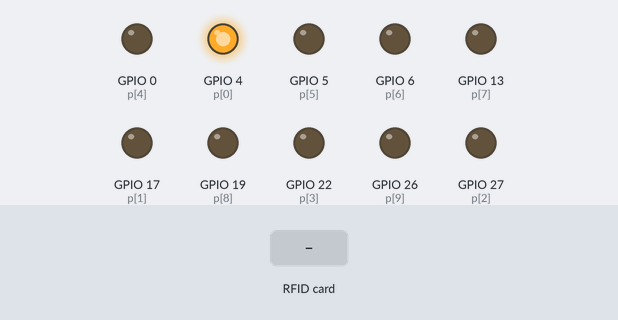
Bench run of a program on a simulated Raspberry Pi (BCM pin numbers). On the bench: output pins drawn as LEDs (lit = HIGH). Inputs (shaded band) come from the test bench. The clock reads 2024-03-15 10:24:30 at power-on unless the program sets it; what the program prints to the terminal is not drawn. At 1.4 s the program stops and its outputs stay as they are.

Above: at 1.2 s.
1.3 s: RFID card 5E 7A 19 C4 held to the reader
At 2.2 s:
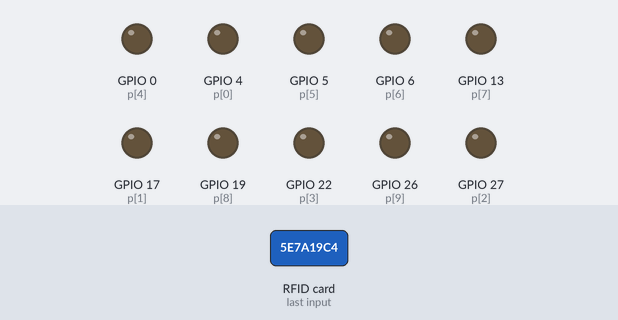
Timing chart, 0 to 2.9 s (numbered marks = the images above; inputs shaded):
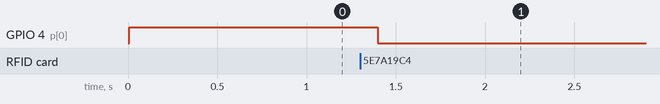

Measured:
- after the input at 1.3 s, GPIO 4 (p[0]): HIGH → LOW after 0.10 s

The program:

diag_hw_cs.py
```python
#!/usr/bin/env python3
"""
Test RC522 using hardware CE0 (Pin 24) + RST GPIO activation.
Usage: sudo python3 diag_hw_cs.py [slot]
  slot = 1-10 (default: 1), controls which RST GPIO to activate
"""
import sys, spidev, time

try:
    import lgpio
except ImportError:
    lgpio = None

SLOT_RST = {1:4, 2:17, 3:27, 4:22, 5:0, 6:5, 7:6, 8:13, 9:19, 10:26}

slot = int(sys.argv[1]) if len(sys.argv) > 1 else 1
rst_pin = SLOT_RST.get(slot)

PASS = "\033[92m[PASS]\033[0m"
FAIL = "\033[91m[FAIL]\033[0m"
INFO = "\033[93m[INFO]\033[0m"

print("=" * 55)
print("  RC522 Test — CE0 (Pin 24) + RST per reader")
print(f"  Slot: {slot}  RST GPIO: {rst_pin}  SPI: /dev/spidev0.0")
print("=" * 55)

# --- Activate RST for the target reader ---
chip = None
if lgpio and rst_pin is not None:
    print(f"\n{INFO} Activating RST: setting all RST LOW, then GPIO{rst_pin} HIGH")
    chip = lgpio.gpiochip_open(0)
    for s, p in SLOT_RST.items():
        try:
            lgpio.gpio_claim_output(chip, p, 0)
        except lgpio.error:
            pass
    lgpio.gpio_write(chip, rst_pin, 1)
    time.sleep(0.05)
    print(f"{PASS} GPIO{rst_pin} = HIGH (reader #{slot} active)")
else:
    print(f"\n{INFO} lgpio not available or invalid slot — RST not controlled")
    print(f"{INFO} Make sure RST is connected to 3.3V manually")

# --- Open SPI ---
spi = spidev.SpiDev()
spi.open(0, 0)
spi.max_speed_hz = 50_000
spi.mode = 0

# Test 1: Read VersionReg (0x37)
print("\n--- Test 1: Read VersionReg ---")
ver = 0
for i in range(3):
    r = spi.xfer2([0xEE, 0x00])
    ver = r[1]
    print(f"  Try {i+1}: xfer2([0xEE, 0x00]) → {[hex(b) for b in r]}  Version=0x{ver:02X}")

if ver == 0x00:
    print(f"\n  {FAIL} Version=0x00 — RC522 ไม่ตอบ")
    print("  สาเหตุที่เป็นไปได้:")
    print("    1. สาย SDA/MOSI/MISO/SCK/GND หลวม")
    print("    2. RST ไม่ได้เป็น HIGH (เช็ค GPIO wiring)")
    print("    3. RC522 ไม่มีไฟ (VCC ไม่ได้ 3.3V)")
elif ver == 0xFF:
    print(f"\n  {FAIL} Version=0xFF — MISO อาจ float")
elif ver in (0x91, 0x92, 0x88, 0x18, 0x12, 0x9A, 0x82, 0x8A):
    print(f"\n  {PASS} RC522 ตอบ! Version=0x{ver:02X}")

    # Test 2: Read more registers
    print("\n--- Test 2: Read Multiple Registers ---")
    regs = {
        "CommandReg (0x01)": 0x01,
        "Status1Reg (0x07)": 0x07,
        "TxControlReg (0x14)": 0x14,
        "ModeReg (0x11)": 0x11,
        "VersionReg (0x37)": 0x37,
    }
    for name, addr in regs.items():
        rd = ((addr << 1) & 0x7E) | 0x80
        val = spi.xfer2([rd, 0x00])[1]
        print(f"  {name} = 0x{val:02X}")

    # Test 3: Try to detect a card
    print("\n--- Test 3: Card Detection ---")
    print("  กรุณาวางบัตร NFC ไว้บน RC522...")

    def wr(reg, val):
        spi.xfer2([(reg << 1) & 0x7E, val & 0xFF])
    def rd(reg):
        return spi.xfer2([((reg << 1) & 0x7E) | 0x80, 0x00])[1]
    def set_bits(reg, mask):
        wr(reg, rd(reg) | mask)

    wr(0x01, 0x00)
    wr(0x2A, 0x8D)
    wr(0x2B, 0x3E)
    wr(0x2D, 30)
    wr(0x2C, 0)
    wr(0x15, 0x40)
    wr(0x11, 0x3D)
    if (rd(0x14) & 0x03) != 0x03:
        set_bits(0x14, 0x03)

    for attempt in range(30):
        wr(0x0D, 0x07)
        wr(0x01, 0x00)
        wr(0x04, 0x7F)
        set_bits(0x0A, 0x80)
        wr(0x09, 0x26)
        wr(0x01, 0x0C)
        set_bits(0x0D, 0x80)

        t0 = time.time()
        while True:
            irq = rd(0x04)
            if irq & 0x30:
                break
            if irq & 0x01:
                break
            if time.time() - t0 > 0.05:
                break

        err = rd(0x06)
        if not (err & 0x1B) and (irq & 0x30):
            n = rd(0x0A)
            if n > 0:
                atqa = [rd(0x09) for _ in range(min(n, 2))]
                print(f"  {PASS} Card detected! ATQA={[hex(b) for b in atqa]}")

                wr(0x0D, 0x00)
                wr(0x01, 0x00)
                wr(0x04, 0x7F)
                set_bits(0x0A, 0x80)
                for b in [0x93, 0x20]:
                    wr(0x09, b)
                wr(0x01, 0x0C)
                set_bits(0x0D, 0x80)

                t0 = time.time()
                while True:
                    irq = rd(0x04)
                    if irq & 0x30:
                        break
                    if time.time() - t0 > 0.05:
                        break

                n = rd(0x0A)
                if n >= 5:
                    uid = [rd(0x09) for _ in range(5)]
                    uid_hex = "".join(f"{b:02X}" for b in uid[:4])
                    print(f"  {PASS} UID = {uid_hex}")
                else:
                    print(f"  อ่าน UID ไม่สำเร็จ (n={n})")
                break

        if attempt % 10 == 9:
            print(f"  ... รอบัตร ({attempt+1}/30) ...")
        time.sleep(0.3)
    else:
        print(f"  ไม่พบบัตร (timeout 30 รอบ)")
else:
    print(f"  Unknown version 0x{ver:02X} — อาจเป็น clone chip (ถือว่าใช้ได้)")

# --- Cleanup ---
spi.close()
if chip is not None:
    for p in SLOT_RST.values():
        try:
            lgpio.gpio_write(chip, p, 0)
        except Exception:
            pass
    lgpio.gpiochip_close(chip)

print("\n" + "=" * 55)
print("  Done")
print("=" * 55)
```
